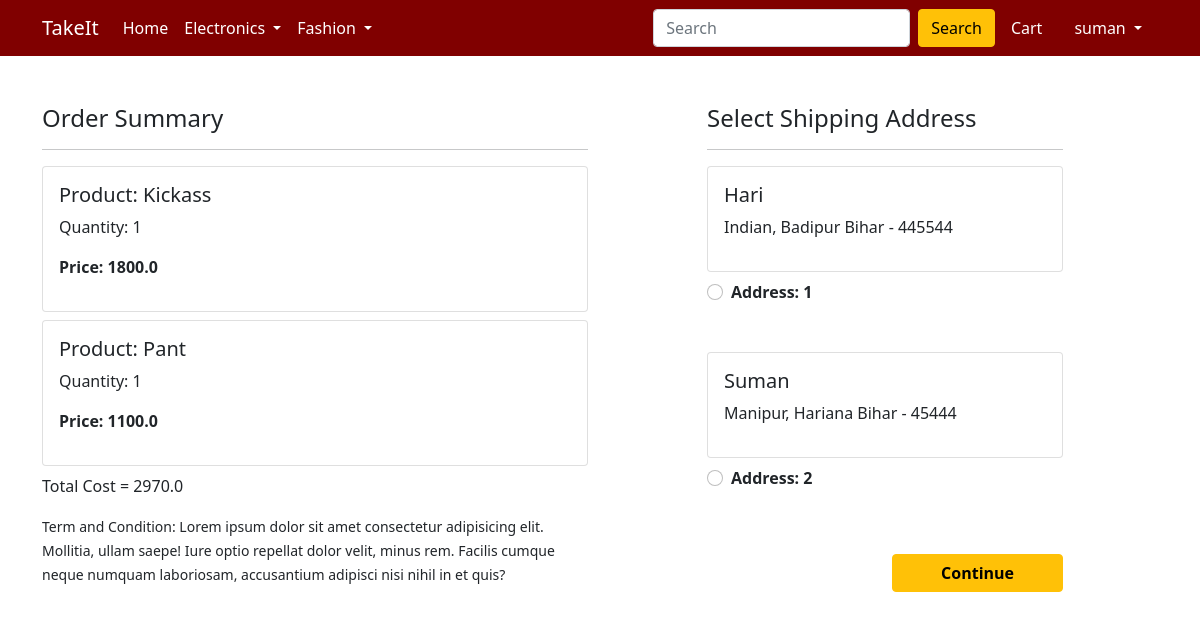
Screenshot of /checkout/ (signed in) with the database file from the repository.
### app/models.py (models this page shows, shortened)
class Cart(models.Model):
    user = models.ForeignKey(User, on_delete= models.CASCADE)
    product = models.ForeignKey(Product, on_delete=models.CASCADE)
    quantity = models.PositiveIntegerField(default=1)
    @property
    def total_cost(self):
        return self.quantity * self.product.discounted_price

class Product(models.Model):
    title = models.CharField(max_length=200)
    brand= models.CharField(max_length=200)
    selling_price = models.FloatField()
    discounted_price = models.FloatField()
    description = models.TextField()
    category= models.CharField( choices= CATEGORY_CHOICES,max_length=2)
    product_image = models.ImageField(upload_to='products')

class Customer(models.Model):
    user = models.ForeignKey(User, on_delete=models.CASCADE)
    name = models.CharField(max_length=200)
    locality = models.CharField(max_length=200)
    city = models.CharField(max_length=200)
    zipcode = models.IntegerField()
    state = models.CharField(choices=STATE_CHOICES, max_length=50)

### app/views.py (the view)
# urls.py: path('checkout/', views.checkout, name='checkout'),
@login_required
def checkout(request):
    user =request.user
    add = Customer.objects.filter(user = user)
    cart_items = Cart.objects.filter(user = user)
    amount = 0.0
    shipping_amount = 70.0
    total = 0.0
    cart_product = [p for p in Cart.objects.all() if p.user == request.user]
    if cart_product:
        for p in cart_product:
            temp = p.quantity * p.product.discounted_price
            amount += temp
        total = amount + shipping_amount
    return render(request, 'app/checkout.html', {'add':add, 'total':total,'cart_items':cart_items})

### app/templates/app/checkout.html (shortened to what this page needs)
{% extends 'app/base.html' %}
{% load static %}
{% block main-content %}
<div class="container">
 <div class="row mt-5">
  <div class="col-sm-6">
    <h4>Order Summary</h4>
    <hr>
      {% for cart_item in cart_items %}
      <div class="card mb-2">
        <div class="card-body">
          <h5>Product: {{ cart_item.product.title }}</h5>
          <p>Quantity: {{ cart_item.quantity }}</p>
          <p class="fw-bold">Price: {{ cart_item.total_cost }} </p>
        </div>
      </div>
       {% endfor %}
  <p class="fw-blod"> Total Cost = {{ total }}</p>
    <small>Term and Condition: Lorem ipsum dolor sit amet consectetur adipisicing elit. Mollitia, ullam saepe! Iure optio repellat dolor velit, minus rem. Facilis cumque neque numquam laboriosam, accusantium adipisci nisi nihil in et quis?</small>
  </div>
  <div class="col-sm-4 offset-sm-1">
    <h4>Select Shipping Address</h4>
    <hr>
    <form action="/paymentdone" >
        {% for ad in add %}
      <div class="card">
        <div class="card-body">
        <h5>{{ ad.name }}</h5>
        <p>{{ ad.locality }}, {{ ad.city }} {{ ad.state }} - {{ ad.zipcode }}</p>
        </div>
      </div>
        <div class="form-check mt-2 mb-5">
          <input class="form-check-input" type="radio" value="{{ ad.id }}" name = 'custid' id = 'custid{{ forloop.counter }}'>
          <label class="form-check-label fw-bold" for="">
            Address: {{ forloop.counter }}</label>
        </div>
             {% endfor %}
        <div class="text-end">
          <button type="submit" class="btn btn-warning mt-3 px-5 fw-bold">Continue</button>
        </div>
      </form>
    </div>
  </div>
</div>
{% endblock main-content %}

### app/templates/app/base.html (shortened to what this page needs)
<!doctype html>
{% load static %}
<html lang="en">
  <head>
    <link href="https://cdn.jsdelivr.net/npm/bootstrap@5.0.0-beta1/dist/css/bootstrap.min.css" rel="stylesheet">
    <link rel="stylesheet" href="{% static 'app/css/owl.carousel.min.css' %}">
    <link rel="stylesheet" href="{% static 'app/css/all.min.css' %}">
    <link rel="stylesheet" href="{% static 'app/css/style.css' %}">
  </head>
  <body>
    <nav class="navbar navbar-expand-lg navbar-dark" style="background-color: maroon">
     <div class="container">
       <a class="navbar-brand" href="/">TakeIt</a>
       <div class="collapse navbar-collapse" id="navbarSupportedContent">
         <ul class="navbar-nav me-auto mb-2 mb-lg-0">
           <li class="nav-item">
             <a class="nav-link active" aria-current="page" href="/">Home</a>
           </li>
           <li class="nav-item dropdown">
             <a class="nav-link dropdown-toggle text-white" href="#" id="electronicsDropdown" role="button" data-bs-toggle="dropdown" aria-expanded="false">
               Electronics
             </a>
           </li>
           <li class="nav-item dropdown">
             <a class="nav-link dropdown-toggle text-white" href="#" id="fashionDropdown" role="button" data-bs-toggle="dropdown" aria-expanded="false">
               Fashion
             </a>
           </li>
         </ul>
         <form class="d-flex">
           <input class="form-control me-2" type="search" placeholder="Search" aria-label="Search">
           <button class="btn btn-warning" type="submit">Search</button>
         </form>
         <div>
          <ul class="navbar-nav me-auto mb-2 mb-lg-0">
              {% if request.user.is_authenticated %}
            <li class="nav-item mx-2">
             <a href="{% url 'showcart' %}" class="nav-link text-white"> Cart </a>
            </li>
           <li class="nav-item dropdown mx-2">
              <a class="nav-link dropdown-toggle text-white" href="#" id="profileDropdown" role="button" data-bs-toggle="dropdown" aria-expanded="false">
                {{ user.username }}
              </a>
            </li>
                            {% endif %}
          </ul>
         </div>
       </div>
     </div>
    </nav>
    {% block main-content %} {% endblock main-content %}
  </body>
</html>

### rows the page displays
Cart: product "Kickass", quantity "1", total_cost "1800.0"
Cart: product "Pant", quantity "1", total_cost "1100.0"
Customer: name "Hari", locality "Indian", city "Badipur", state "Bihar", zipcode "445544"
Customer: name "Suman", locality "Manipur", city "Hariana", state "Bihar", zipcode "45444"

### other values shown
{{ user.username }} "suman"
{{ total }} "2970.0"
